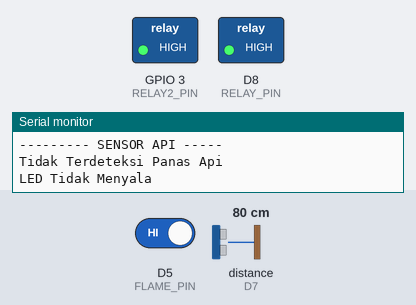
A sketch run on a simulated ESP8266 (NodeMCU). Parts: switched loads named in the sketch (green lamp = pin HIGH), the last lines printed to the serial monitor. Wiring (inferred from the names in the program): ultrasonic range finder: trigger D6; echo D7. Inputs (shaded band) come from the test bench; at power-on: distance to the obstacle (sensor on D7) 80 cm, D5 (FLAME_PIN) HIGH. The echo pulse lasts 58.3 µs per cm; WiFi joins after 1.5 s; servers stay silent unless stated; uploads are accepted with an empty reply; pins used as bus, display or sensor lines are not drawn.

Above: at 11.7 s.
11.8 s: distance to the obstacle (sensor on D7) set to 55 cm
13.5 s: distance to the obstacle (sensor on D7) set to 47 cm
At 14.8 s:
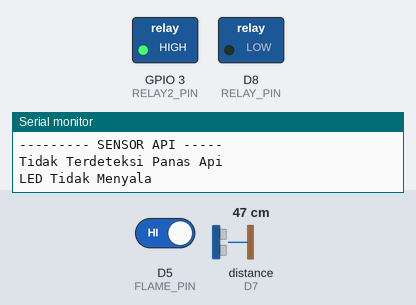
15.2 s: D5 (FLAME_PIN) driven LOW
At 17.1 s:
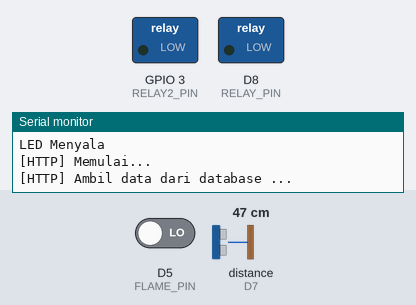
17.4 s: D5 (FLAME_PIN) driven HIGH
At 17.9 s:
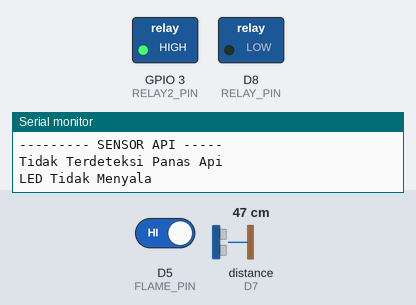
19.1 s: distance to the obstacle (sensor on D7) set to 60 cm
At 20.6 s:
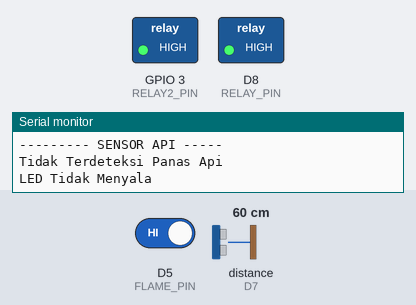
Timing chart, 0 to 22.1 s (numbered marks = the images above; inputs shaded):
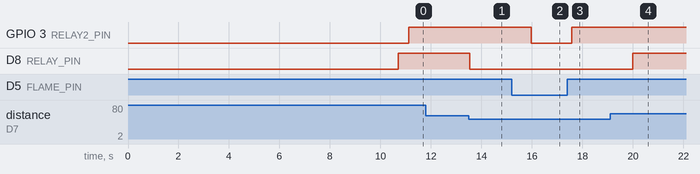

The sketch:

code_praktek4.ino
```cpp
// Wifi
#include <ESP8266WiFi.h>
#include <ESP8266WiFiMulti.h>
#include <ESP8266HTTPClient.h>
#include <ESP8266WiFi.h>
// Buat object Wifi
#include <WiFiClient.h>

WiFiClient wiFiClient;

ESP8266WiFiMulti WiFiMulti;
// Buat object http
HTTPClient http;
#define USE_SERIAL Serial

//send data
String urlSimpan = "http://192.168.224.146/praktek4-ultrasonik-server-lokal/data/simpan?jarak=";
String urlSimpanFlame = "http://192.168.224.146/praktek4-ultrasonik-server-lokal/data/flame?status=";
String respon = "";

//get data
String urlGetRelay = "http://192.168.224.146/praktek4-ultrasonik-server-lokal/data/getRelay";
String statusRelay = "";
String statusRelayDua = "";
String getStatus = "";
//wifi
#define WIFI_SSID "POCO M5"
#define WIFI_PASSWORD "uwiw2000!"

// Timer variables
unsigned long lastTime = 0;
unsigned long timerDelay = 5000;

// Sensor Ultrasonik
#define echoPin D7
#define trigPin D6
//sensor flame
#define FLAME_PIN D5
int bacasensor = 0;
//relay

#define RELAY_PIN D8
#define RELAY2_PIN D9

void setup() {
  Serial.begin(115200);

  USE_SERIAL.begin(115200);
  USE_SERIAL.setDebugOutput(false);

  for(uint8_t t = 4; t > 0; t--) {
      USE_SERIAL.printf("[SETUP] Tunggu %d...\n", t);
      USE_SERIAL.flush();
      delay(1000);
  }

  WiFi.mode(WIFI_STA);
  WiFiMulti.addAP(WIFI_SSID, WIFI_PASSWORD);

  for (int u = 1; u <= 5; u++)
  {
    if ((WiFiMulti.run() == WL_CONNECTED))
    {
      USE_SERIAL.println("Terhubung ke wifi");
      USE_SERIAL.flush();
      delay(1000);
    }
    else
    {
      Serial.println("Wifi belum terhubung");
      delay(1000);
    }
  }

  pinMode(echoPin, INPUT);
  pinMode(trigPin, OUTPUT);
  pinMode(FLAME_PIN, INPUT);
  pinMode(RELAY_PIN, OUTPUT);
  pinMode(RELAY2_PIN, OUTPUT);
}

void loop() {
//  cek status relay
  ambil_data();

      if (statusRelay == "1" && statusRelayDua == "1") {
         digitalWrite(RELAY_PIN, LOW);
        Serial.println("--------- SENSOR JARAK -----");
        Serial.println("Buzzer Aktif");
        Serial.println("Sensor Jarak Non-aktif");
        Serial.println("--------- SENSOR API -----");
        Serial.println("LED Aktif");
        Serial.println("Sensor Api Non-aktif");
      }
      else if(statusRelay == "1" && statusRelayDua == "0"){
        digitalWrite(RELAY_PIN, LOW);
        Serial.println("--------- SENSOR JARAK -----");
        Serial.println("Buzzer Aktif");
        Serial.println("Sensor Jarak Non-aktif");
        flame();
      }
      else if(statusRelay == "0" && statusRelayDua == "1"){
         digitalWrite(RELAY2_PIN, LOW);
        jarak();
        Serial.println("--------- SENSOR API -----");
        Serial.println("LED Aktif");
        Serial.println("Sensor Api Non-aktif");
      }
      else {

        jarak();
        flame();
  }
  Serial.println();
  delay(1000);
}

void flame(){
  //flame
        bacasensor = digitalRead(FLAME_PIN);
        String statusFlame = "";
        String led = "";

           //  flame

          Serial.println("--------- SENSOR API -----");
          if (bacasensor == LOW) {
            // turn LED on:
            digitalWrite(RELAY2_PIN, LOW);
            Serial.println("Terdeteksi Panas Api");
            Serial.println("LED Menyala");
            statusFlame = "true";
          } else {
            // turn LED off:
            digitalWrite(RELAY2_PIN, HIGH);
            Serial.println("Tidak Terdeteksi Panas Api");
            Serial.println("LED Tidak Menyala");
            statusFlame = "false";
          }

          Serial.println();
          if ((millis() - lastTime) > timerDelay) {
            Serial.println("--------- KIRIM DATA SENSOR API -----");
            kirim_flame(statusFlame);

            lastTime = millis();
          }

}
void jarak(){

  int durasi, jarak, pos=0;
          String buzzer = "";
          digitalWrite(trigPin, HIGH);
          delayMicroseconds(10);
          digitalWrite(trigPin, LOW);
          durasi = pulseIn(echoPin, HIGH);
          jarak = (durasi / 2) / 29.1;
  //
          if (jarak < 0) {
            jarak = 0;
          } else if (jarak > 100) {
            jarak = 100;
          }

        //buzzer
          if(jarak < 50){
             digitalWrite(RELAY_PIN, LOW);
             buzzer = "Berbunyi";
          }else{
             digitalWrite(RELAY_PIN, HIGH);
             buzzer = "Tidak Berbunyi";
          }

          Serial.println("--------- SENSOR JARAK -----");
          Serial.print("Jarak : ");
          Serial.print(jarak);
          Serial.println(" cm");

          Serial.print("Buzzer : ");
          Serial.print(buzzer);
          Serial.println();

          if ((millis() - lastTime) > timerDelay) {
            // Kirim Data Sensor Ultrasnoik ke Database
            Serial.println("--------- KIRIM DATA SENSOR JARAK -----");
            kirim_database(jarak);

            lastTime = millis();
          }
}
void kirim_database(int jrk) {
  if ((WiFiMulti.run() == WL_CONNECTED))
  {
    USE_SERIAL.print("[HTTP] Memulai...\n");

    http.begin( wiFiClient, urlSimpan + (String) jrk );

    USE_SERIAL.print("[HTTP] Kirim ke database ...\n");
    int httpCode = http.GET();

    if(httpCode > 0)
    {
      USE_SERIAL.printf("[HTTP] kode response GET : %d\n", httpCode);

      if (httpCode == HTTP_CODE_OK) // kode 200
      {
        respon = http.getString();
        USE_SERIAL.println("Respon : " + respon);
        delay(200);
      }
    }
    else
    {
      USE_SERIAL.printf("[HTTP] GET data gagal, error: %s\n", http.errorToString(httpCode).c_str());
    }
    http.end();
  }
}

void kirim_flame(String flame) {
  if ((WiFiMulti.run() == WL_CONNECTED))
  {
    USE_SERIAL.print("[HTTP] Memulai...\n");

    http.begin( wiFiClient, urlSimpanFlame + flame );

    USE_SERIAL.print("[HTTP] Kirim ke database ...\n");
    int httpCode = http.GET();

    if(httpCode > 0)
    {
      USE_SERIAL.printf("[HTTP] kode response GET : %d\n", httpCode);

      if (httpCode == HTTP_CODE_OK) // kode 200
      {
        respon = http.getString();
        USE_SERIAL.println("Respon : " + respon);
        delay(200);
      }
    }
    else
    {
      USE_SERIAL.printf("[HTTP] GET data gagal, error: %s\n", http.errorToString(httpCode).c_str());
    }
    http.end();
  }
}


void ambil_data() {
  if ((WiFiMulti.run() == WL_CONNECTED))
  {
    USE_SERIAL.print("[HTTP] Memulai...\n");

    http.begin( wiFiClient, urlGetRelay );

    USE_SERIAL.print("[HTTP] Ambil data dari database ...\n");
    int httpCode = http.GET();

    if(httpCode > 0)
    {
      USE_SERIAL.printf("[HTTP] kode response GET : %d\n", httpCode);

      if (httpCode == HTTP_CODE_OK) // kode 200
      {
        getStatus = http.getString();
        statusRelay = getStatus.substring(0,1);
        statusRelayDua = getStatus.substring(2);
        USE_SERIAL.println("Status Relay 1: " + statusRelay);
        USE_SERIAL.println("Status Relay 2: " + statusRelayDua);
        delay(200);
      }
    }
    else
    {
      USE_SERIAL.printf("[HTTP] GET data gagal, error: %s\n", http.errorToString(httpCode).c_str());
    }
    http.end();
  }
}
```

Measured:
- the behaviour switches between 50 and 49 cm on distance to the obstacle (sensor on D7) (found by bisection; images 0 and 1)
- after the input at 13.5 s, D8 (RELAY_PIN): HIGH → LOW at once
- after the input at 15.2 s, GPIO 3 (RELAY2_PIN): HIGH → LOW after 0.76 s
- after the input at 17.4 s, GPIO 3 (RELAY2_PIN): LOW → HIGH after 0.18 s
- after the input at 19.1 s, D8 (RELAY_PIN): LOW → HIGH after 0.90 s
